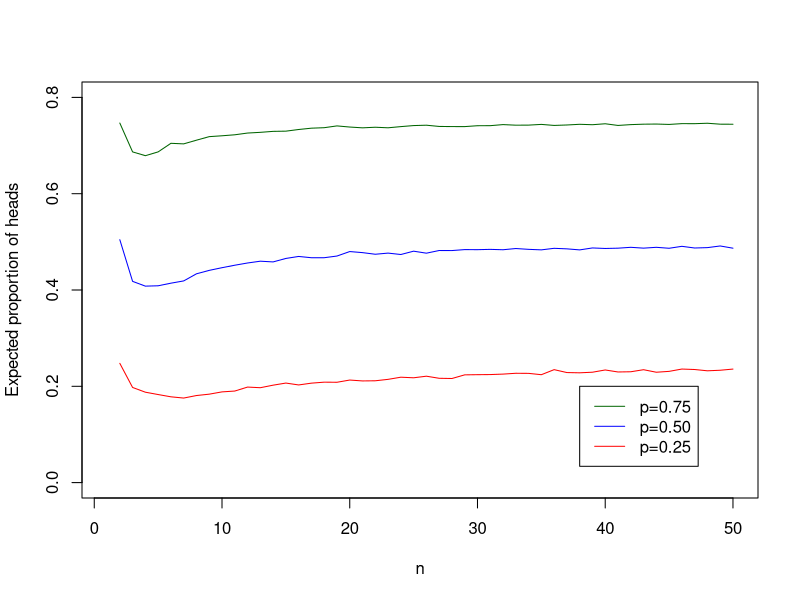
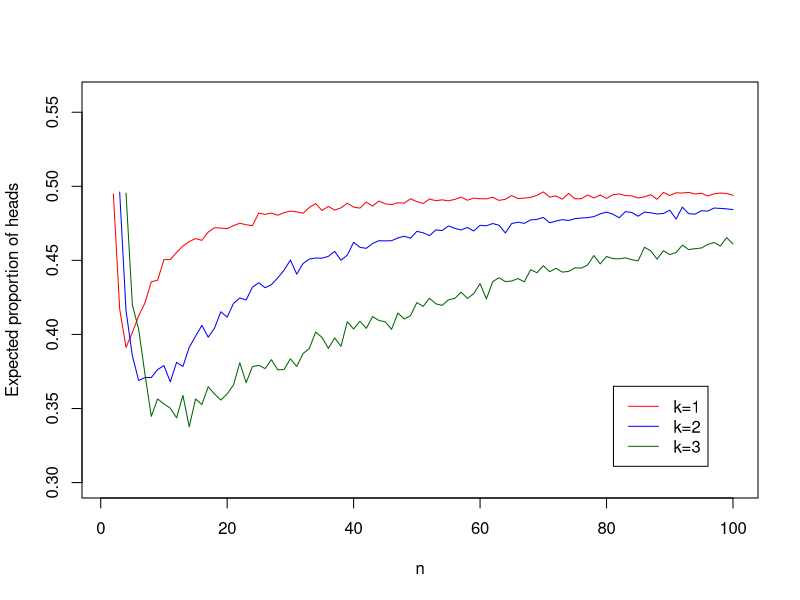

These figures' R source, in order:
## Library to save pictures
library(Cairo)

## For streaks of length 1:
nsims = 5000
n = 100
p = .5

results = rep(NA,nsims)
for (sim in 1:nsims) {
  tosses = rbinom(n,1,p)
  candidates = which(tosses == 1) + 1
  observed_candidates = candidates[candidates <= n]
  results[sim] = sum(tosses[observed_candidates])/length(observed_candidates)
}
expected_heads = mean(na.omit(results))
expected_heads

## For more general streaks
get_expected_heads = function(n,nsims = 1000,p=.5,streak=1) {
  results = rep(NA,nsims)
  for (sim in 1:nsims) {
    tosses = rbinom(n,1,p)
    runs = rle(tosses)
    n_tails_after = length(which(runs$values == 1 & runs$lengths >=streak))
    n_heads_after = sum(runs$lengths[which(runs$values == 1 & runs$lengths >=streak)]-streak)
    
    # Account for edge case: 
    if (n %in% cumsum(runs$lengths)[which(runs$values == 1 & runs$lengths >=streak)]) {
      n_tails_after = n_tails_after -1
    }
    
    results[sim] = n_heads_after/(n_heads_after+n_tails_after)
  }
  expected_heads = mean(na.omit(results))
  return(expected_heads)
}

## Graph with changing p
max_N = 50
x = 1:max_N
y.5 = rep(NA,length(x))
y.25 = rep(NA,length(x))
y.75 = rep(NA,length(x))

for (n in 1:(length(x))) {
  y.5[n] = get_expected_heads(x[n],nsims = 5000,p=.5,streak=1)
  y.25[n] = get_expected_heads(x[n],nsims = 5000,p=.25,streak=1)
  y.75[n] = get_expected_heads(x[n],nsims = 5000,p=.75,streak=1)
}

## Plot and save picture
png(filename="head_prop_p.png", 
    type="cairo",
    units="in", 
    width=6, 
    height=5, 
    pointsize=12, 
    res=250)
plot(x,y.25,type="l",xlab="n",ylab="Expected proportion of heads",col="red",ylim=c(.00,.8))
lines(x,y.5,col="blue")
lines(x,y.75,col="dark green")
legend(max_N*.76,.2,c("p=0.75","p=0.50","p=0.25"),lwd=c(1,1),col=c("dark green","blue","red"))
dev.off()

## Graph with changing streak length k
max_N = 100
x = 1:max_N
y_1 = rep(NA,length(x))
y_2 = rep(NA,length(x))
y_3 = rep(NA,length(x))

for (n in 1:(length(x))) {
  y_1[n] = get_expected_heads(x[n],nsims = 5000,p=.5,streak=1)
  y_2[n] = get_expected_heads(x[n],nsims = 5000,p=.5,streak=2)
  y_3[n] = get_expected_heads(x[n],nsims = 5000,p=.5,streak=3)
}

## Plot and save picture
png(filename="head_prop_k.png", 
    type="cairo",
    units="in", 
    width=6, 
    height=5, 
    pointsize=12, 
    res=250)
plot(x,y_1,type="l",xlab="n",ylab="Expected proportion of heads",col="red",ylim=c(.3,.56))
lines(x,y_2,col="blue")
lines(x,y_3,col="dark green")
legend(max_N*.811,.365,c("k=1","k=2","k=3"),lwd=c(1,1),col=c("red","blue","dark green"))
dev.off()
